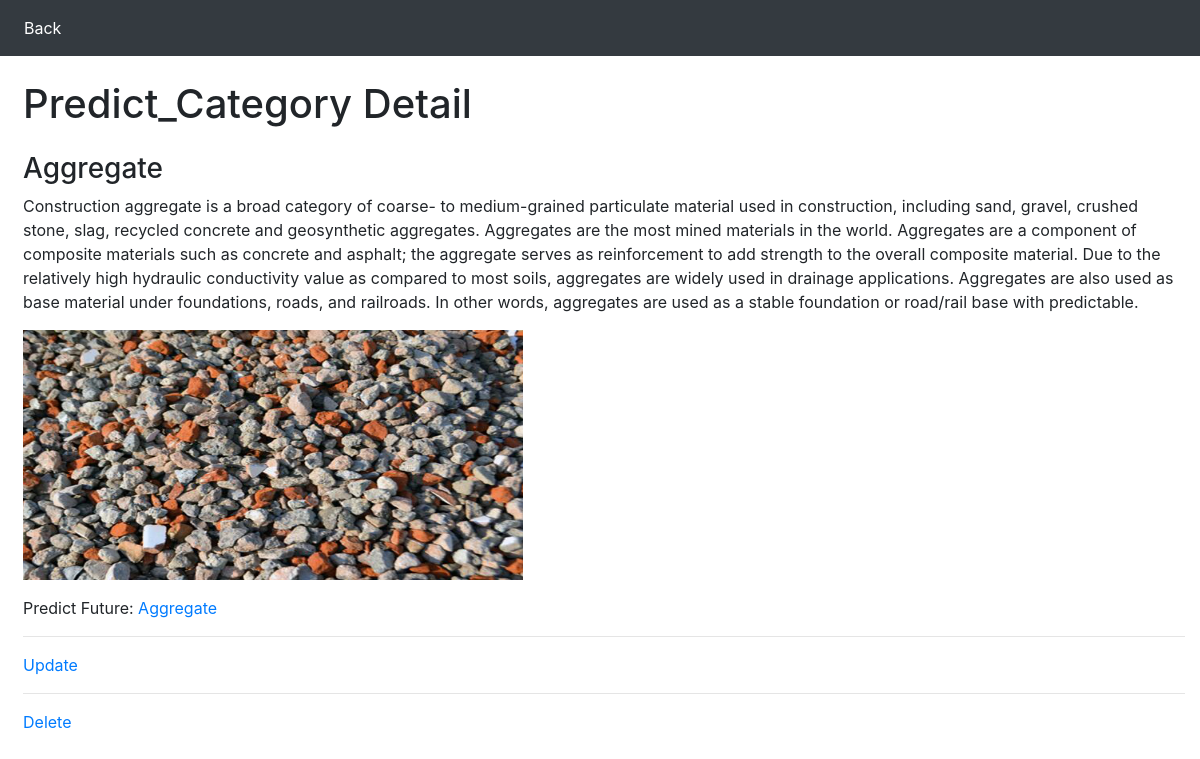
The app's page /products/2 (signed in) with its own data.
### app.py (models this page shows, shortened)
class Products(db.Model):
    id = db.Column(db.Integer, primary_key=True)
    title = db.Column(db.String(100))
    text = db.Column(db.Text)

### app.py (the view)
@app.route("/products/<id>", methods=["GET", "DELETE"])
def query_products(id):
    if request.method == "GET":
        products = Products.query.filter_by(id=id).first_or_404()
        return rt("query_products.html", products=products)
    else:
        products = Products.query.filter_by(id=id).delete()
        db.session.commit()
        return "", 204

### myapp/templates/query_products.html (shortened to what this page needs)
<!DOCTYPE html>
<html lang="en">
  <head>
    <link rel="stylesheet" href="https://cdn.jsdelivr.net/npm/bootstrap@4.6.2/dist/css/bootstrap.min.css">
  </head>
  <body>
    <nav class="navbar navbar-expand-lg navbar-dark bg-dark">
      <div class="collapse navbar-collapse" id="navbarSupportedContent">
        <ul class="navbar-nav mr-auto">
          <li class="nav-item active">
            {% if session['isadmin'] %}
            <a class="nav-link" href="/products">Back</a>
            {% else %}
            <a class="nav-link" href="/home/1">Home</a>
            {% endif %}
          </li>
        </ul>
      </div>
    </nav>
    <div class="container-fluid">
      <h1 class="mt-4 ml-2">Predict_Category Detail</h1>
      <div class="mt-4 ml-2">
        <h3>{{products.title}}</h3>
        <p>{{products.text}}</p>
        <figure>
          <img src="/static/images/{{products.id % 10}}.jpg" class="img-fluid" style="height:250px;width:500px;">
        </figure>
        <span>Predict Future:</span>
        <a href="/plot_demand/{{products.title}}"> {{products.title}} </a>
        <hr/>
        {% if session['isadmin'] %}
        <a href="/products/update/{{products.id}}" id="{{products.id}}">Update</a>
        <hr/>
        <a href="#" class="btn-delete" id="{{products.id}}">Delete</a>
        {% endif %}
      </div>
    </div>
  </body>
</html>

### records on screen
Products: title "Aggregate", text "Construction aggregate is a broad category of coarse- to medium-grained particulate material used in construction, including sand, gravel, crushed stone, slag, recycled concrete and geosynthetic aggregates. Aggregates are the most mined materials in the world. Aggregates are a component of composite materials such as concrete and asphalt; the aggregate serves as reinforcement to add strength to the overall composite material. Due to the relatively high hydraulic conductivity value as compared to most soils, aggregates are widely used in drainage applications. Aggregates are also used as base material under foundations, roads, and railroads. In other words, aggregates are used as a stable…"
